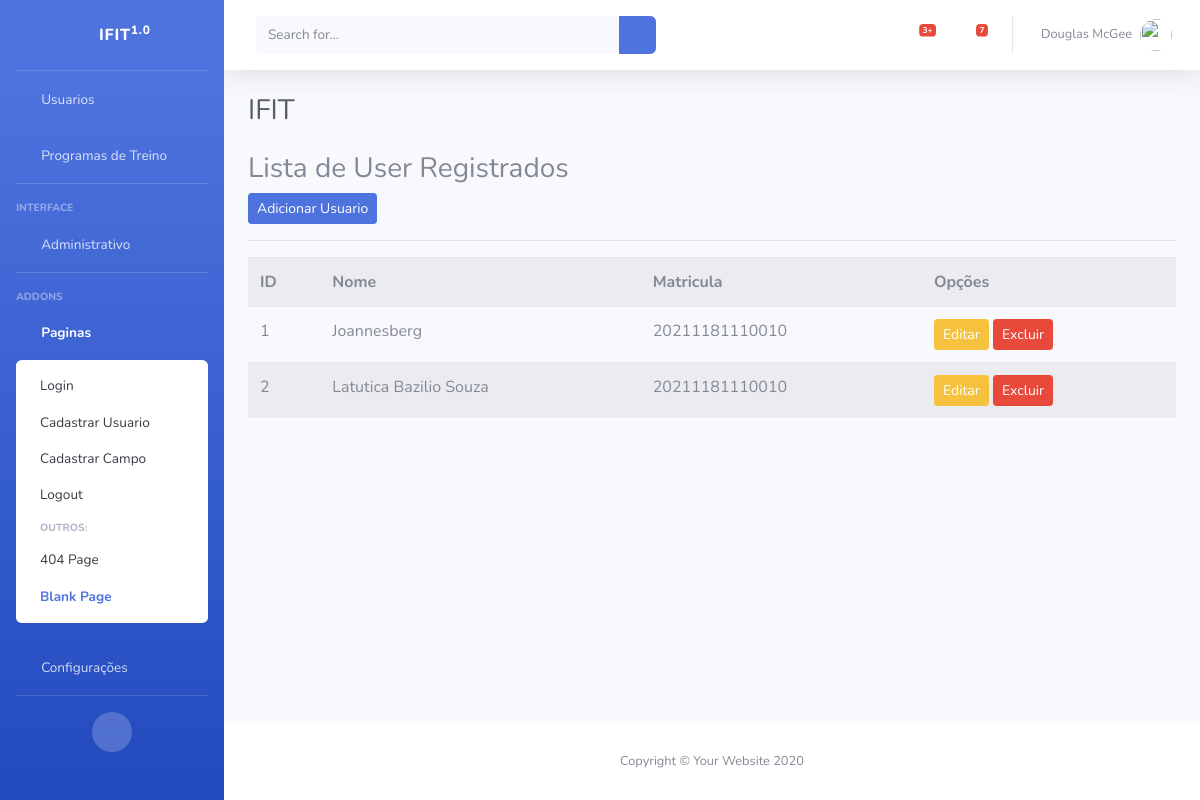
Before: /listar/users/ with the older database file.
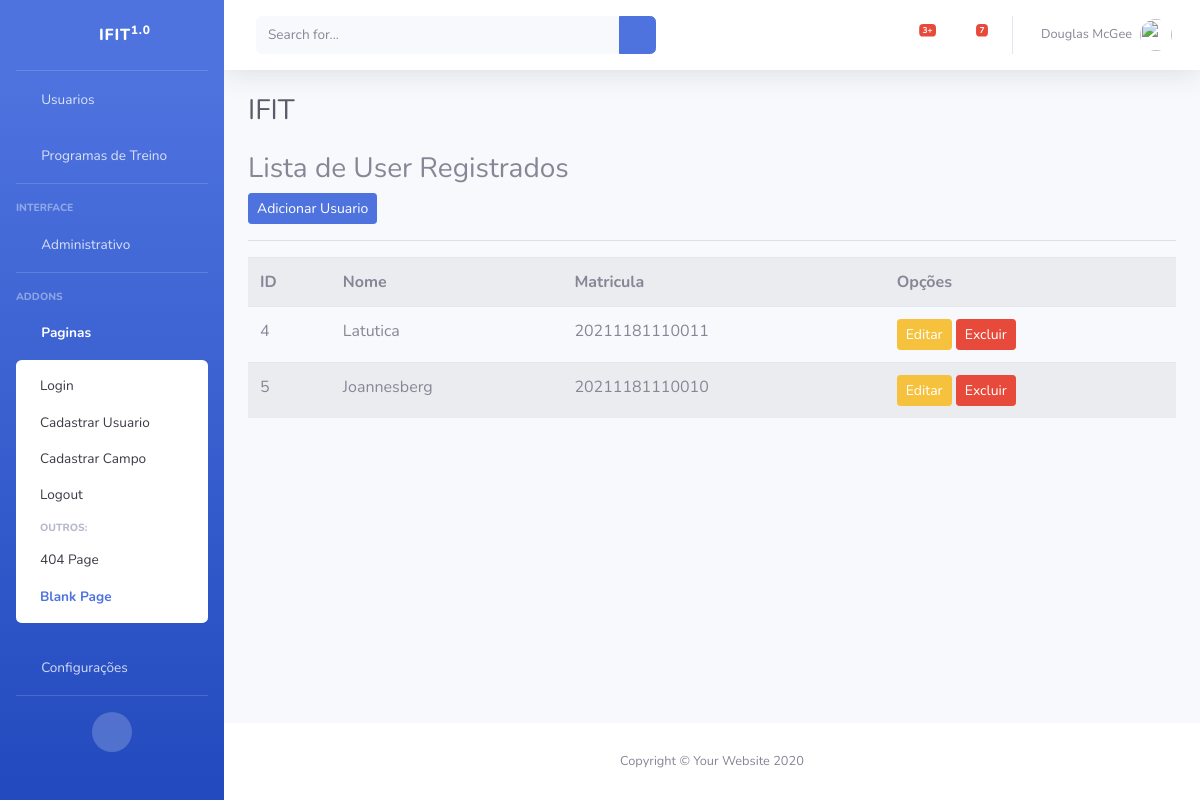
After: the same page with the newer database file.
### cadastros/models.py (models this page shows, shortened)
class User(models.Model):
    matricula = models.IntegerField(
        verbose_name="Matrícula",
        validators=[MinValueValidator(10000000000000), MaxValueValidator(99999999999999)]
    )
    campo = models.ForeignKey(Campo, on_delete=models.PROTECT)
    nome = models.CharField(max_length=100)

### cadastros/views.py (the view)
# urls.py: path('listar/users/', UserList.as_view(), name='listar-users'),
class UserList(ListView):
    model = User
    template_name = 'cadastros/listas/user.html'

### cadastros/templates/cadastros/listas/user.html (shortened to what this page needs)
{% extends 'paginas/index.html' %}
{% load static %}
{% block conteudo %}
<h3>
    Lista de User Registrados
</h3>
<a href="{% url 'cadastrar-user' %}" class="btn btn-primary btn-sm">Adicionar Usuario</a>
<hr>
<table class="table table-striped">
    <tr>
        <th>ID</th>
        <th>Nome</th>
        <th>Matricula</th>
        <th>Opções</th>
    </tr>
    {% for user in object_list %}
    <tr>
        <td>{{ user.pk }}</td>
       <td>{{ user.nome }}</td>
       <td>{{ user.matricula }}</td>
       <td>
            <a href="{% url 'editar-user' user.pk %}" class="btn btn-warning btn-sm" title="Editar">Editar</a>
            <a href="{% url 'excluir-user' user.pk %}" class="btn btn-danger btn-sm" title="Excluir">Excluir</a>
       </td>
    </tr>
    {% empty %}
    <tr>
        <td colspan="3">Nenhum User resgistrado.</td>
    </tr>
    {% endfor %}
</table>
{% endblock %}

Changed rows visible on the page:
removed User: pk "1", nome "Joannesberg", matricula "20211181110010"
removed User: pk "2", nome "Latutica Bazilio Souza", matricula "20211181110010"
added User: pk "4", nome "Latutica", matricula "20211181110011"
added User: pk "5", nome "Joannesberg", matricula "20211181110010"
